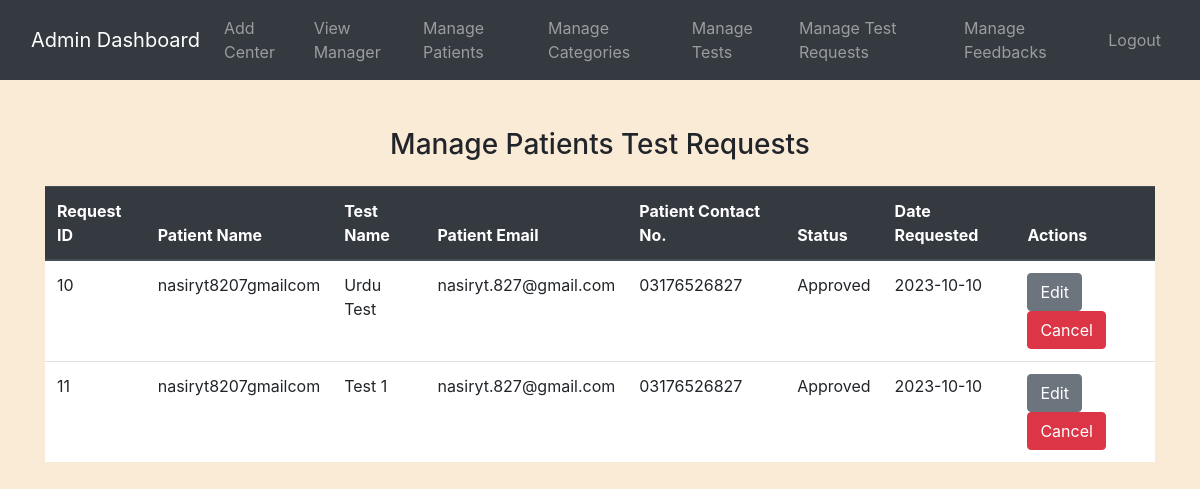
Page /admin/test_requests.php (signed in) on the committed database.
### tables this page shows
CREATE TABLE `test_requests` (
  `request_id` int(11) NOT NULL,
  `patient_name` varchar(255) NOT NULL,
  `test_id` int(11) NOT NULL,
  `patient_email` varchar(255) NOT NULL,
  `patient_contactno` varchar(15) NOT NULL,
  `status` varchar(20) NOT NULL,
  `date_requested` date NOT NULL,
  `test_name` varchar(255) NOT NULL,
  `cost` decimal(10,2) NOT NULL,
  `reporting_time` varchar(50) NOT NULL,
  `category_id` int(11) NOT NULL,
  `category_name` varchar(255) NOT NULL,
  `patient_id` int(11) NOT NULL,
  `center_id` int(11) DEFAULT NULL
);

### admin/test_requests.php (the view, shortened to what this page needs)
<?php
include('config.php');
$query = "SELECT * FROM test_requests";
$result = mysqli_query($conn, $query);
?>
<!DOCTYPE html>
<html>
<head>
    <link rel="stylesheet" href="https://stackpath.bootstrapcdn.com/bootstrap/4.3.1/css/bootstrap.min.css">
</head>
<body>
    <?php include('navbar.php'); ?>
    <div class="container mt-5">
        <h3 class="text-center mt-4 mb-4">Manage Patients Test Requests</h3>
        <table class="table">
            <thead class="thead-dark">
                <tr>
                    <th>Request ID</th>
                    <th>Patient Name</th>
                    <th>Test Name</th>
                    <th>Patient Email</th>
                    <th>Patient Contact No.</th>
                    <th>Status</th>
                    <th>Date Requested</th>
                    <th>Actions</th>
                </tr>
            </thead>
            <tbody>
                <?php while ($row = mysqli_fetch_assoc($result)) { ?>
                    <tr>
                        <td><?php echo $row['request_id']; ?></td>
                        <td><?php echo $row['patient_name']; ?></td>
                        <td><?php echo $row['test_name']; ?></td>
                        <td><?php echo $row['patient_email']; ?></td>
                        <td><?php echo $row['patient_contactno']; ?></td>
                        <td><?php echo $row['status']; ?></td>
                        <td><?php echo $row['date_requested']; ?></td>
                        <td>
                            <a href="edit_request.php?request_id=<?php echo $row['request_id']; ?>" class="btn btn-secondary">Edit</a>
                            <a href="?cancel_request=<?php echo $row['request_id']; ?>" class="btn btn-danger">Cancel</a>
                        </td>
                    </tr>
                <?php } ?>
            </tbody>
        </table>
    </div>
</body>
</html>

### admin/test_requests.php (style rules this page uses)
body { background-color: antiquewhite; }
table { width: 100%; margin-bottom: 1rem; color: #212529; background-color: #fff; }
table th, table td { padding: 0.75rem; vertical-align: top; border-top: 1px solid #dee2e6; }
table thead th { vertical-align: bottom; border-bottom: 2px solid #dee2e6; }
.btn-secondary { color: #fff; background-color: #6c757d; border-color: #6c757d; }
.btn-danger { color: #fff; background-color: #dc3545; border-color: #dc3545; }

### rows in the picture
test_requests: request_id "10", patient_name "nasiryt8207gmailcom", test_name "Urdu Test", patient_email "nasiryt.827@gmail.com", patient_contactno "03176526827", status "Approved", date_requested "2023-10-10"
test_requests: request_id "11", patient_name "nasiryt8207gmailcom", test_name "Test 1", patient_email "nasiryt.827@gmail.com", patient_contactno "03176526827", status "Approved", date_requested "2023-10-10"
